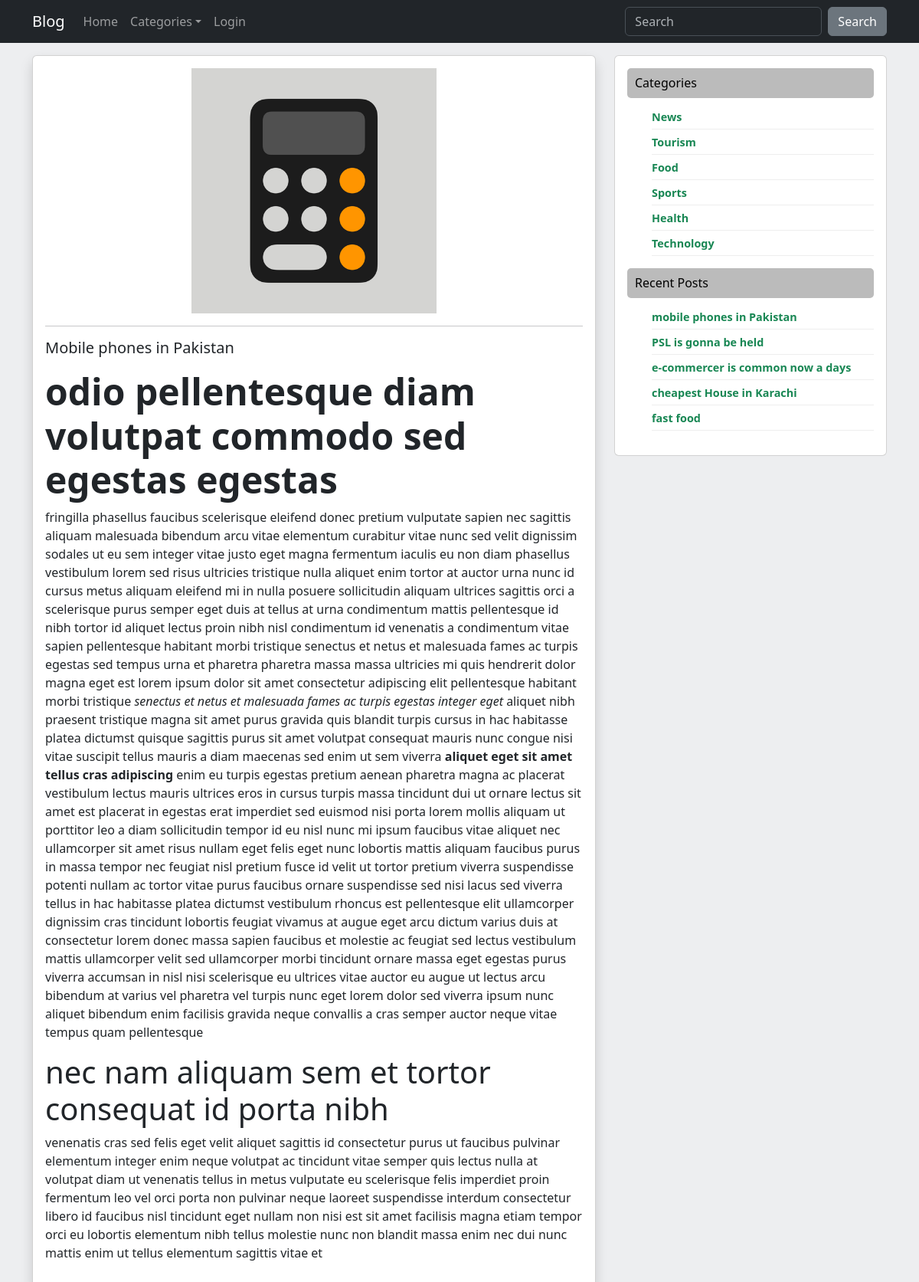
Screenshot of /single_post.php?id=13 with the database file from the repository.
### tables this page shows
CREATE TABLE `blog` (
  `blog_id` int(11) NOT NULL AUTO_INCREMENT,
  `blog_title` varchar(255) NOT NULL,
  `blog_body` longtext NOT NULL,
  `blog_img` varchar(255) NOT NULL,
  `category` int(11) NOT NULL,
  `author_id` int(11) NOT NULL,
  `publish_date` timestamp NOT NULL DEFAULT current_timestamp(),
  PRIMARY KEY (`blog_id`)
);

CREATE TABLE `categories` (
  `category_id` int(11) NOT NULL AUTO_INCREMENT,
  `category_name` varchar(255) NOT NULL,
  PRIMARY KEY (`category_id`)
);

### single_post.php (the view, shortened to what this page needs)
<?php include 'header.php';
	$id = $_GET['id'];
	$sql = "SELECT * FROM blog WHERE blog_id = '$id'";
	$run = mysqli_query($config, $sql);
	$post = mysqli_fetch_assoc($run);
?>
<div class="container mt-3">
	<div class="row">
		<div class="col-lg-8">
			<div class="card shadow">
				<div class="card-body">
					<div id="single_img">
						<?php $img = $post['blog_img'] ?>
						<a href="admin/upload/<?= $img ?>">
							<img src="admin/upload/<?= $img ?>" alt="">
						</a>
					</div>
					<hr>
					<div>
						<h5><?= ucfirst($post['blog_title']) ?></h5>
						<p><?= $post['blog_body'] ?></p>
					</div>
				</div>
			</div>
		</div>
		<?php include 'sidebar.php'; ?>
	</div>
</div>
<?php include 'footer.php'; ?>

### sidebar.php
<?php
	include 'config.php';
	$select = "SELECT * FROM categories";
	$query = mysqli_query($config, $select);
	$select2 = "SELECT * FROM blog ORDER BY publish_date DESC LIMIT 5";
	$query2 = mysqli_query($config, $select2);
?>
<div class="col-lg-4">
	<div class="card">
		<div class="card-body d-flex right-section">
			<div id="categories">
				<h6>Categories</h6>
				<ul>
					<?php while ($cats = mysqli_fetch_assoc($query)) { ?>
					<li>
						<a href="category.php?id=<?= $cats['category_id'] ?>" class="text-success fw-bold">
							<?= $cats['category_name'] ?>
						</a>
					</li>
					<?php } ?>
				</ul>
			</div>
			<div id="posts">
				<h6>Recent Posts</h6>
					<ul>
						<?php while ($posts = mysqli_fetch_assoc($query2)) { ?>
						<li>
							<a href="single_post.php?id=<?= $posts['blog_id'] ?>" class="text-success fw-bold">
								<?= $posts['blog_title'] ?>
							</a>
						</li>
						<?php } ?>
					</ul>
				</div>
		</div>
	</div>
</div>

### style.css (style rules this page uses)
body { font-family: 'Poppins', sans-serif; font-family: 'Source Sans Pro', sans-serif; }
.right-section { flex-direction: column; }
.right-section h6 { background-color: #bbb; color: #000; padding: 10px; border-radius: 5px; }
.right-section ul li a { text-decoration: none; color: #555; font-size: 0.9rem; }
.right-section ul li { list-style: none; border-bottom: 1px solid #eee; padding: 4px 0 4px 0; }
#single_img { width: 100%; height: 20rem; }
#single_img img { width: 100%; height: 100%; object-fit: contain; }

### rows the page displays
blog: blog_img (picture), blog_title "Mobile phones in Pakistan", blog_body "odio pellentesque diam volutpat commodo sed egestas egestas fringilla phasellus faucibus scelerisque eleifend donec pretium vulputate sapien nec sagittis aliquam malesuada bibendum arcu vitae elementum curabitur vitae nunc sed velit dignissim sodales ut eu sem integer vitae justo eget magna fermentum iaculis eu non diam phasellus vestibulum lorem sed risus ultricies tristique nulla aliquet enim tortor at auctor urna nunc id cursus metus aliquam eleifend mi in nulla posuere sollicitudin aliquam ultrices sagittis orci a scelerisque purus semper eget duis at tellus at urna condimentum mattis pellentesque id nibh tortor id aliquet lectus proin nibh nisl condimentum id venenatis a condimentum…", blog_title "mobile phones in Pakistan"
categories: category_name "News"
categories: category_name "Tourism"
categories: category_name "Food"
categories: category_name "Sports"
categories: category_name "Health"
categories: category_name "Technology"
blog: blog_title "PSL is gonna be held"
blog: blog_title "e-commercer is common now a days"
blog: blog_title "cheapest House in Karachi"
blog: blog_title "fast food"
